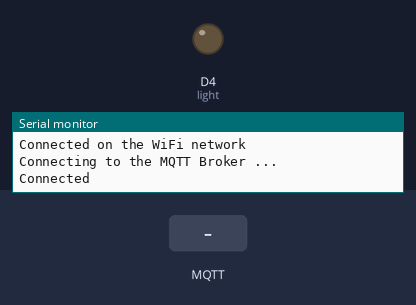
Bench run of a sketch on a simulated ESP8266 (NodeMCU). Shown: output pins drawn as LEDs (lit = HIGH), the last lines printed to the serial monitor. The test bench sets the inputs (shaded band). WiFi joins after 1.5 s; servers stay silent unless stated; no MQTT or app messages arrive unless stated.

Above: at 2.7 s.
2.8 s: MQTT message "1" arrives on the first subscribed topic
At 3.7 s:
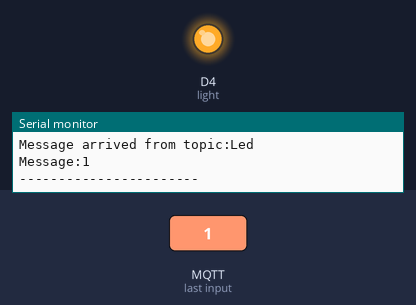
4.3 s: MQTT message "0" arrives on the first subscribed topic
At 4.9 s:
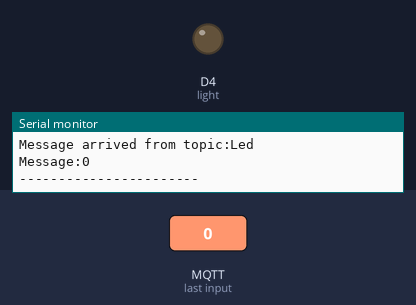
Timing chart, 0 to 7.3 s (numbered marks = the images above; inputs shaded):
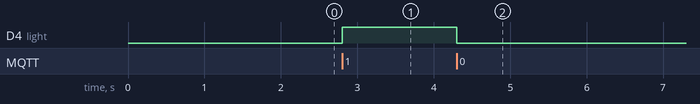

Measured:
- after the input at 2.8 s, D4 (light): LOW → HIGH at once
- after the input at 4.3 s, D4 (light): HIGH → LOW at once

The sketch:

led_web_mqtt_online.ino
```cpp
// Lamp activation with MQTT Dash
// By: Eddie Yadav
// Date: 05/10/18


#include <ESP8266WiFi.h>
#include <PubSubClient.h>

#define DEBUG

#define light D4 // output pin for the Lampada L1

// WIFI network information
const char * ssid = "Rayeddie"; // SSID of WIFI network
const char * password = "baby@netjio335"; // wifi network password

// MQTT broker information - Check information generated by CloudMQTT
const char * mqttServer = "postman.cloudmqtt.com"; // server
const char * mqttUser = "gfwpwres"; // user
const char * mqttPassword = "xcyedsLPu7P1"; // password
const int mqttPort =14569; // port
const char * mqttTopicSub = "Led"; // topic to be signed


WiFiClient espClient;
PubSubClient client (espClient);

void setup () {

  Serial.begin (115200);
  pinMode (light, OUTPUT);

  WiFi.begin (ssid, password);

  while (WiFi.status ()!= WL_CONNECTED) {
    delay (500);
    #ifdef DEBUG
    Serial.println ("Connecting to WiFi ..");
    #endif
  }
  #ifdef DEBUG
  Serial.println ("Connected on the WiFi network");
  #endif

  client.setServer (mqttServer, mqttPort);
  client.setCallback (callback);

  while (! client.connected ()) {
    #ifdef DEBUG
    Serial.println ("Connecting to the MQTT Broker ...");
    #endif

    if (client.connect ("ESP8266Client", mqttUser, mqttPassword)) {
      #ifdef DEBUG
      Serial.println ("Connected");
      #endif

    } else {
      #ifdef DEBUG
      Serial.print ("state failure");
      Serial.print (client.state ());
      #endif
      delay (2000);

    }
  }

  // subscribe to the topic
  client.subscribe (mqttTopicSub);

}

void callback (char * topic, byte * payload, unsigned int length) {

  // store received msg in a sring
  payload [length] = '\0';
  String strMSG = String ((char *) payload);

  #ifdef DEBUG
  Serial.print ("Message arrived from topic:");
  Serial.println (topic);
  Serial.print ("Message:");
  Serial.print (strMSG);
  Serial.println ();
  Serial.println ("-----------------------");
  #endif

  // trigger output according to msg received
  if (strMSG == "0") {// if msg "1"
     digitalWrite (light, LOW); // puts output in LOW to switch on the Lamp -> the used RELE module has inverted drive. If necessary adjust for your module
  } else if (strMSG == "1") {// if msg "0"
     digitalWrite (light, HIGH); // sets output to HIGH to turn off the Lamp -> the used RELE module has inverted drive. If necessary adjust for your module
  }

}

// function to reconnect to served MQTT
void reconect () {
  // While offline
  while (! client.connected ()) {
    #ifdef DEBUG
    Serial.print ("Attempting to connect to the MQTT server");
    #endif

    bool connected = strlen (mqttUser)> 0?
                     client.connect ("ESP8266Client", mqttUser, mqttPassword):
                     client.connect ("ESP8266Client");

    if (connected) {
      #ifdef DEBUG
      Serial.println ("Connected!");
      #endif
      // subscribe to the topic
      client.subscribe (mqttTopicSub, 1); // quality level: QoS 1
    } else {
      #ifdef DEBUG
      Serial.println ("Failed to connect.Code:");
      Serial.println( String(client.state()).c_str());
      Serial.println ("Retrying in 10s");
      #endif
      // Wait 10 seconds
      delay (10000);
    }
  }
}

void loop () {
  if (! client.connected ()) {
    reconect ();
  }
  client.loop ();
}
```
